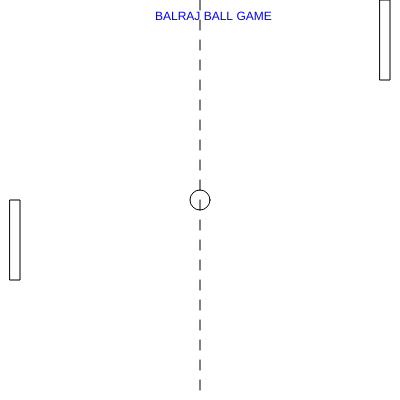
Frame 1 (no input)
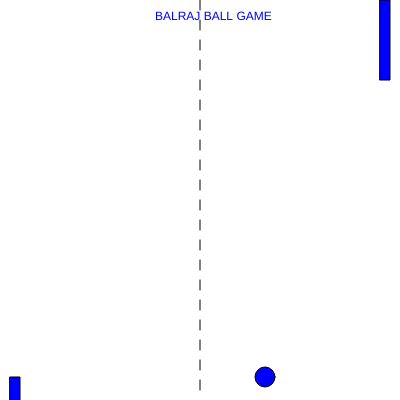
Frame 60 (no input)
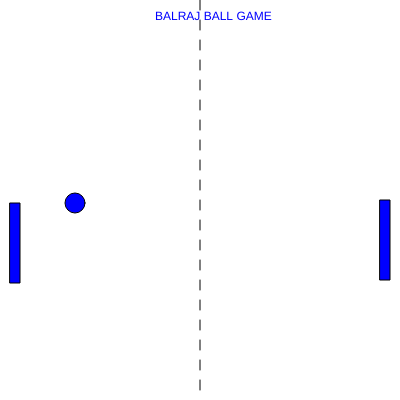
Frame 120 (the mouse pressed at the canvas centre since frame 60)

The p5.js sketch that drew these frames (run headless with seeded random() and noise() and a simulated clock; from frame 60 on, the mouse is pressed at the canvas centre):

// p5.js sketch
// ── sketch.js
xpos = 200
ypos = 200
dx = 5;
dy = 3;
function setup() {
  createCanvas(400, 400);
}

function draw() {
  background('white');
  rect(10,ypos,10,80);
  rect(380,mouseY,10,80);
  ellipse(xpos,ypos,20,20);
  if (xpos>=width-20 || xpos==20)
    {
      dx = -dx
    }
  if (ypos>=height-20 || ypos==20)
    {
      dy = -dy
    }
  fill('blue');
  text('BALRAJ BALL GAME',155,20);
  for (var i=0; i < 400; i+=20) {
     line(200,i,200,i+10);
  } 
  xpos = xpos +dx;
  ypos = ypos +dy;
}
